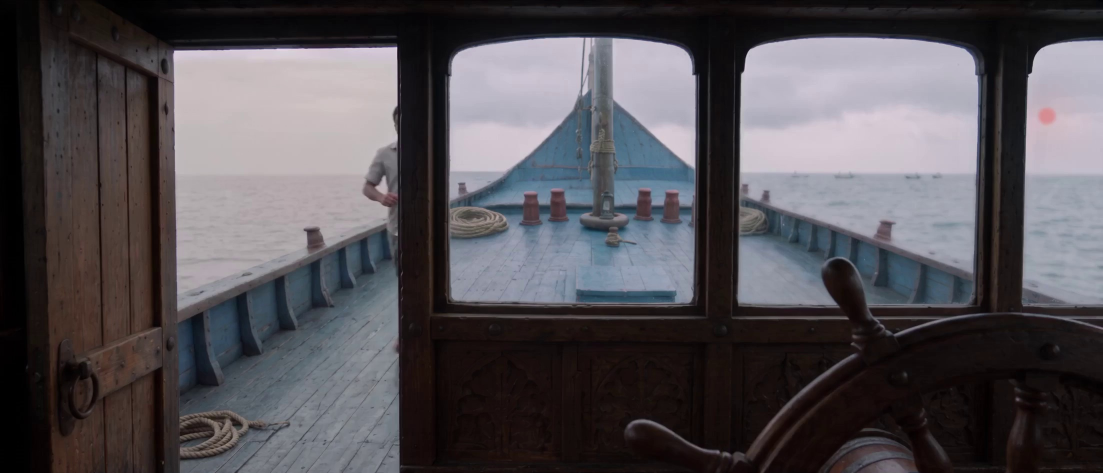
#> input picture scenes/showreel/approved/sb025-chase/s17-sh02-first.jpg, 2206 x 946 px, given in place of 00-START-s17sh03start.png, which was not available (shown at 1/2 size)
$ python s17-run-30s.py
#> lines starting #> are read from the running program, lines starting #| are printed output that depends on the picture
"""Clear sheet for the SB025 30 s run: Part A (s17-sh03 v5) + Part B (s17-sh04 v2), joined on the spinning wheel.
Reuses the drawn frames of the s17-sh03 and s17-sh04 sheets and draws the reveal from above."""
from PIL import Image, ImageDraw, ImageFont
import math

def F(sz, b=False):
    return ImageFont.truetype("C:/Windows/Fonts/" + ("segoeuib.ttf" if b else "segoeui.ttf"), sz)
W = 1800
INK, GREY = "#1d1d1f", "#6b6b6b"
ANT, AAS, CAM, LINE, MOT, URU, CREW, JOIN = "#2e9e5b", "#b5651d", "#7a4fd0", "#c0392b", "#2f3f36", "#3f5f7a", "#1f7a45", "#d9432b"
im = Image.new("RGB", (W, 3400), "#f7f5f0"); d = ImageDraw.Draw(im)
#> after `im = Image.new('RGB', (W, 3400), '#f7f5f0')`:
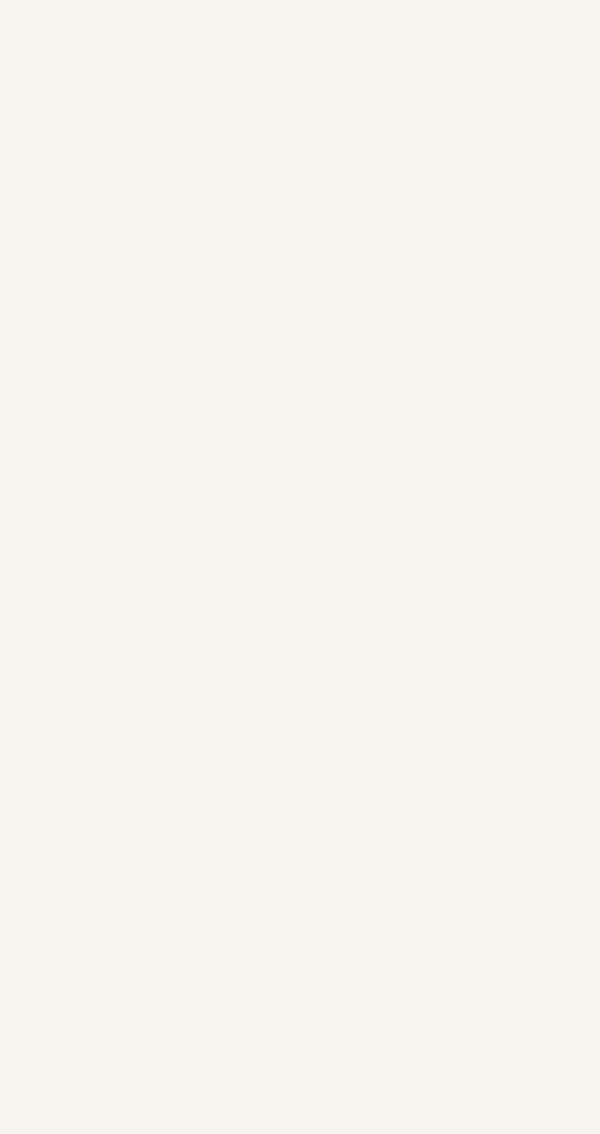
#> im: PIL image 1800x3400 RGB (shown at 1/3 size); mean R, G, B 247, 245, 240
def tag(xy, text, col, f=None):
    f = f or F(21, True); x, y = xy; tw = d.textlength(text, font=f)
    d.rounded_rectangle([x - 6, y - 4, x + tw + 8, y + 30], 8, fill=col); d.text((x + 1, y - 2), text, font=f, fill="white")

d.text((50, 30), "SB025 · the 30 s run · Part A + Part B", font=F(50, True), fill=INK)
d.text((50, 98), "two 15 s generations joined on the spinning wheel · one speaker each (L58) · each starts on the previous end frame · [worried]", font=F(25), fill=GREY)

# 1. three key frames
y0 = 155
d.text((50, y0), "1  WHAT YOU WILL SEE  (drawn frames)", font=F(32, True), fill=INK)
pw = (W - 140) // 3; ph = int(pw / 2.333)
a = Image.open("scenes/showreel/attach/s17-sh03/00-START-s17sh03start.png").convert("RGB").resize((pw, ph))
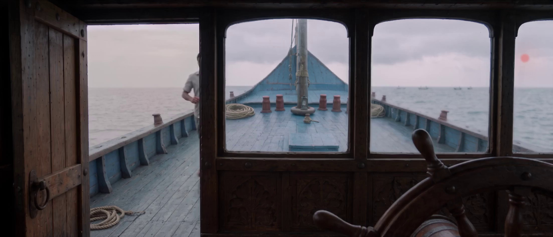
#> a: PIL image 553x237 RGB; mean R, G, B 83.5, 79.8, 84.4
b = Image.open("scenes/showreel/approved/sb025-chase/s17-sh03-last.png").convert("RGB").resize((pw, ph))
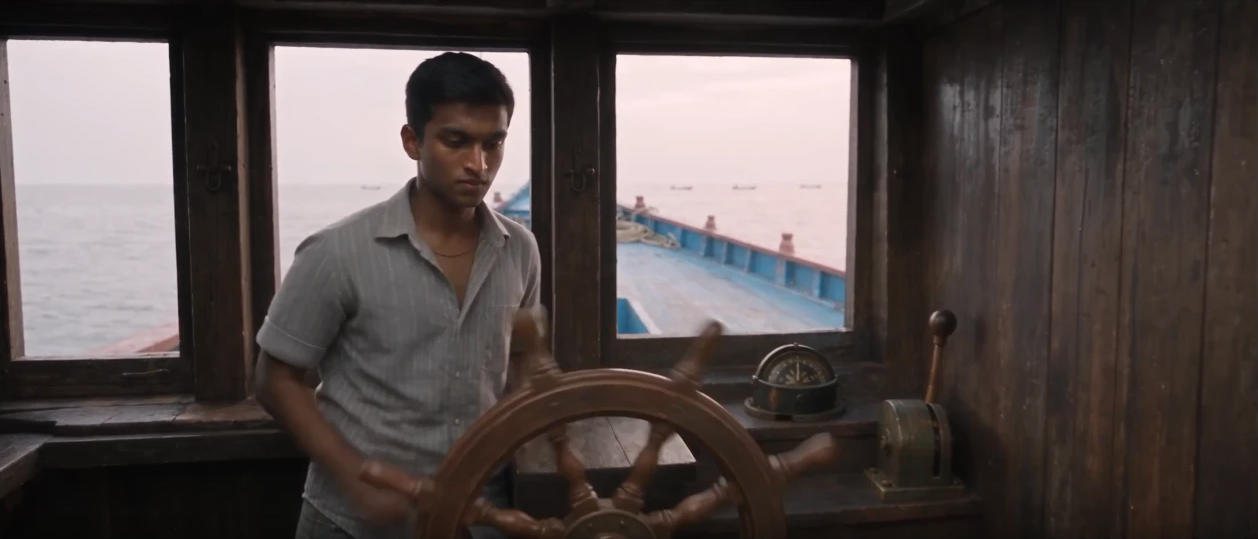
#> input picture scenes/showreel/approved/sb025-chase/s17-sh03-last.png, 2516 x 1078 px, found by its file name (shown at 1/2 size)
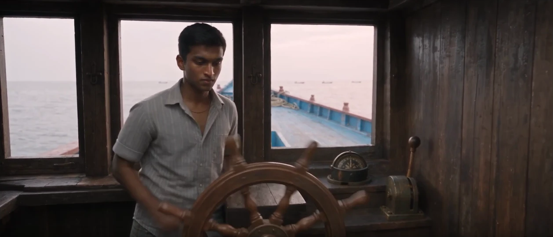
#> b: PIL image 553x237 RGB; mean R, G, B 84.8, 75.9, 74.1
bd = ImageDraw.Draw(b); bd.rectangle([0, 0, pw, 34], fill="#2e9e5b"); bd.text((8, 4), "A last = B start: Antony steps round to the aft side, faces the bow", font=F(18, True), fill="white")
# reveal from above (drawn)
r = Image.new("RGB", (pw, ph), "#8fa6b2"); rd = ImageDraw.Draw(r)
#> after `r = Image.new('RGB', (pw, ph), '#8fa6b2')`:
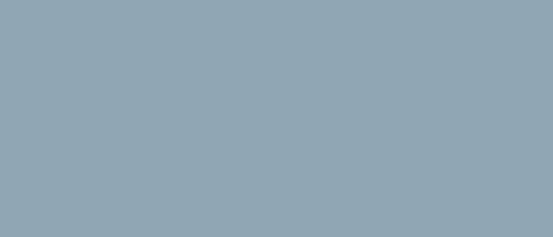
#> r: PIL image 553x237 RGB; mean R, G, B 143, 166, 178
for k in range(6): rd.arc([-200, 30 + k * 40, pw + 200, 160 + k * 40], 200, 340, fill="#a9bcc5", width=2)
rd.polygon([(pw * .2, ph), (pw * .32, ph * .62), (pw * .48, ph * .62), (pw * .6, ph)], fill="#3f5f7a")      # uru stern from above
rd.rectangle([pw * .25, ph * .66, pw * .55, ph * .82], fill="#7a5436")
rd.line([(pw * .4, ph * .62), (pw * .5, ph * .2), (pw * .6, 0)], fill="#f1f4f5", width=10)               # wake
for k in range(9): rd.ellipse([pw * .62 + k * 9, ph * .42 - k * 6, pw * .62 + k * 9 + 6, ph * .42 - k * 6 + 6], fill="#f6efe4")  # float line
rd.polygon([(pw * .78, ph * .25), (pw * .86, ph * .23), (pw * .88, ph * .25), (pw * .86, ph * .27)], fill="#6b4a2b")
rd.polygon([(pw * .55, ph * .3), (pw * .6, ph * .28), (pw * .62, ph * .3), (pw * .6, ph * .32)], fill=MOT); rd.ellipse([pw * .54, ph * .25, pw * .64, ph * .36], outline=JOIN, width=3)
rd.polygon([(pw * .35, ph * .15), (pw * .4, ph * .13), (pw * .42, ph * .15), (pw * .4, ph * .17)], fill=MOT)
rd.polygon([(pw * .8, ph * .1), (pw * .85, ph * .08), (pw * .87, ph * .1), (pw * .85, ph * .12)], fill=MOT)
rd.rectangle([0, 0, pw, ph * .12], fill="#e9dde0")
rd.ellipse([pw * .2, ph * .7, pw * .24, ph * .76], fill="#f3f3f0"); rd.ellipse([pw * .5, ph * .7, pw * .54, ph * .76], fill="#efe6d6")
y = y0 + 50
for i, (img, lab) in enumerate([(a, "A 0 s: START = Aashaan at the wheel, facing the bow"), (b, "A 15 s (real take) = B 0 s"), (r, "B 9–15 s: from above, the nets catch the motorboat")]):
    x = 50 + i * (pw + 20); im.paste(img, (x, y)); d.rectangle([x, y, x + pw, y + ph], outline=INK, width=2)
    d.text((x, y + ph + 8), lab, font=F(21, True), fill=INK)
#> this loop made 3 passes
#> x on passes 1, 3: 50, 1196
#> (lab, x) on pass 2: ('A 15 s (real take) = B 0 s', 623)
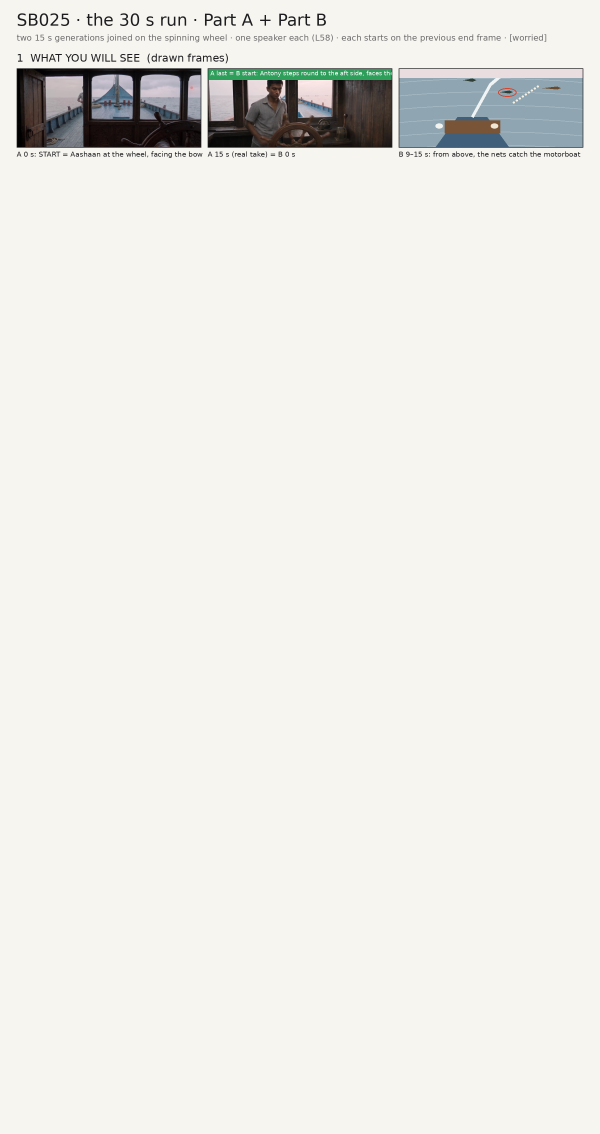
#> im: PIL image 1800x3400 RGB (shown at 1/3 size); mean R, G, B 237, 235.5, 231
x3 = 50 + 2 * (pw + 20)
tag((x3 + 8, y + 8), "lead boat fouls, spins", JOIN); tag((x3 + 8, y + ph - 40), "Raghavan + Babu at the rail", CREW)
#> in tag, `tw = d.textlength(text, font=f)`: tw = 223.6

# 2. the camera path
y1 = y + ph + 60
d.text((50, y1), "2  THE CAMERA PATH  (one move per part; the join is on the spinning wheel)", font=F(32, True), fill=INK)
steps = [("A 0–5.3 s", "push + arc left; eyes on the sea; his line", AAS), ("A 5.3–9 s", "pan right with Aashaan to the door", AAS), ("A 9–15 s", "push in: Antony spins, sea slides past", ANT),
         ("B 0–5.3 s", "glide to front-right corner; he faces the bow; the order", ANT), ("B 5.3–9 s", "out of the side door, rise ~8 m", CAM), ("B 9–15 s", "over the stern: the snag, the haze", MOT)]
bx = 50; by = y1 + 60; bw = (W - 100 - 5 * 16) // 6
for i, (t1, t2, col) in enumerate(steps):
    x = bx + i * (bw + 16)
    d.rounded_rectangle([x, by, x + bw, by + 110], 12, fill=col)
    d.text((x + 12, by + 10), t1, font=F(22, True), fill="white")
    words = t2.split(); line = ""; yy = by + 44
    for w in words:
        if d.textlength(line + " " + w, font=F(18, True)) > bw - 24: d.text((x + 12, yy), line.strip(), font=F(18, True), fill="white"); yy += 24; line = w
        else: line += " " + w
    d.text((x + 12, yy), line.strip(), font=F(18, True), fill="white")
jx = bx + 3 * (bw + 16) - 8
d.line([jx, by - 14, jx, by + 124], fill=JOIN, width=5); tag((jx - 70, by + 130), "JOIN: A's last frame = B's first", JOIN)

# 3. timeline 0–30 s
y2 = by + 200
d.text((50, y2), "3  SECOND BY SECOND  (0–15 s = Part A, 15–30 s = Part B)", font=F(32, True), fill=INK)
tx, tw_ = 270, 1470; ty = y2 + 90; S = 30
rows = [("Camera", CAM, [(0, 2.5, "push + arc"), (2.5, 5.3, "locked MCU"), (5.3, 9, "pan right"), (9, 15, "pan back, push in"), (15, 17.5, "glide to corner"), (17.5, 20.3, "locked MCU"), (20.3, 24, "out + up"), (24, 30, "high over the stern")]),
        ("Aashaan", AAS, [(1, 2.5, "glance, nod"), (2.5, 5.3, "LINE"), (6, 9, "lets go, exits")]),
        ("Antony", ANT, [(5.3, 6.4, "steps in"), (6.4, 12, "takes the wheel"), (12, 17, "spins hard"), (17.5, 20.3, "LINE"), (20.3, 21, "glance")]),
        ("Outside", MOT, [(12, 15, "sea slides past bow"), (24, 26, "SNAG"), (26, 27.5, "swerve"), (27.5, 30, "haze")]),
        ("Dialogue", LINE, [(2.5, 5.3, "Aashaan (2.8 s)"), (17.5, 20.3, "Antony (2.8 s)")])]
for sec in range(0, 31, 2):
    x = tx + tw_ * sec / S; d.line([x, ty, x, ty + 72 * len(rows) + 10], fill="#d8d4cc", width=2); d.text((x - 12, ty - 34), f"{sec}s", font=F(20), fill=GREY)
xj = tx + tw_ * 15 / S; d.line([xj, ty - 10, xj, ty + 72 * len(rows) + 20], fill=JOIN, width=4)
for i, (lab, col, segs) in enumerate(rows):
    yy = ty + 10 + i * 72; d.text((50, yy + 8), lab, font=F(26, True), fill=col)
    for a2, b2, t in segs:
        x0, x1 = tx + tw_ * a2 / S, tx + tw_ * b2 / S
        d.rounded_rectangle([x0 + 2, yy, x1 - 2, yy + 52], 8, fill=col)
        f = F(16, True)
        if d.textlength(t, font=f) < x1 - x0 - 12: d.text((x0 + 8, yy + 14), t, font=f, fill="white")

# 4. platform
y3 = ty + 72 * len(rows) + 60
d.text((50, y3), "4  ON THE PLATFORM", font=F(32, True), fill=INK)
lines = ["Part A = s17-sh03 v5.2 (kept) · 15 s · START @s17sh03start · @aashaan, @antony20, @urudeckc3platenight2 (room), @urubowplate (bow) · Rinoy",
         "Part B = s17-sh04 v3 · 15 s · START @s17sh03last · @antony20, room, bow, @uru, @raghavan, @babu, @s17sh01last · Mahendran J",
         "Part A kept (v5.2). Generate B from @s17sh03last; cut on the wheel.",
         "Watch for: helmsman always faces the bow · 5 vallams · the bow stays fixed while the sea slides · one wheelhouse design · no VFX look"]
for i, t in enumerate(lines): d.text((70, y3 + 55 + i * 42), "•  " + t, font=F(25), fill=INK)
im = im.crop((0, 0, W, y3 + 55 + len(lines) * 42 + 40))
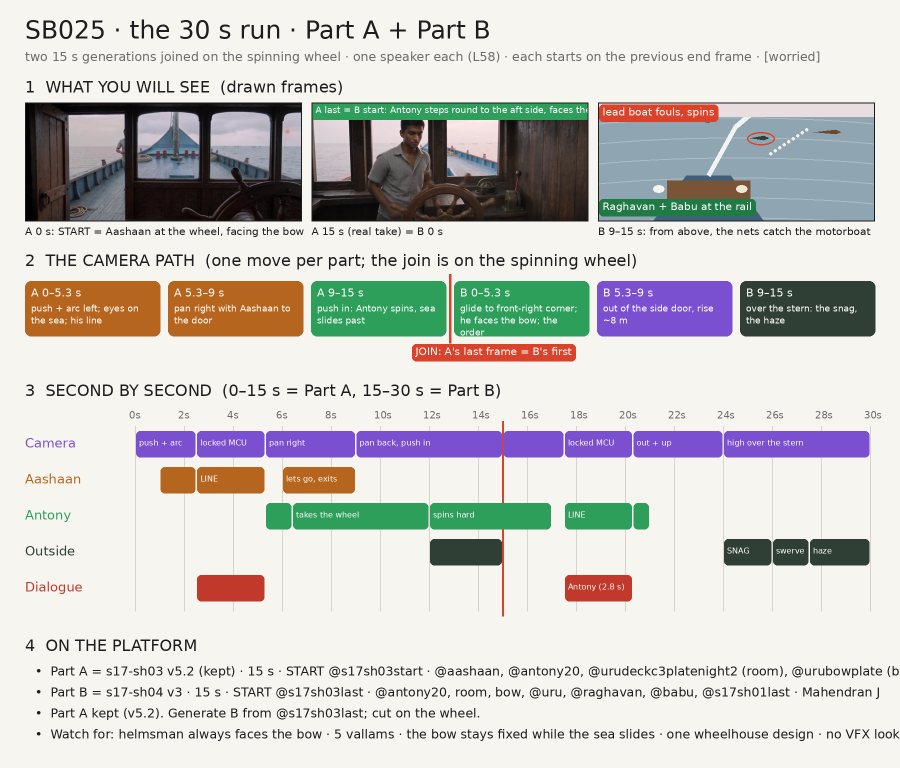
#> im: PIL image 1800x1535 RGB (shown at 1/2 size); mean R, G, B 203.7, 201.9, 198.5
im.save("scenes/showreel/storyboards/s17-run-30s-clear.png"); print(im.size)
#| (1800, 1535)
